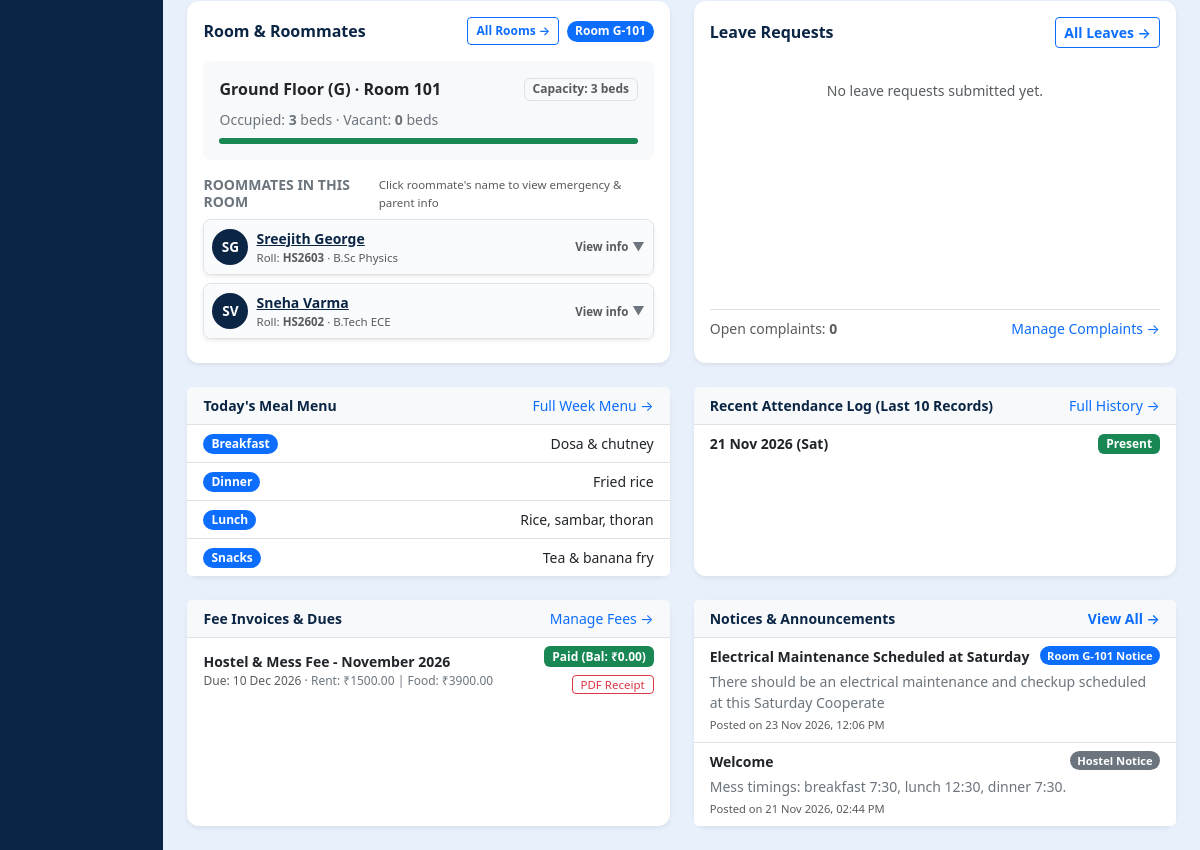
The page /students/9/ (signed in, lower part) on the database as committed earlier.
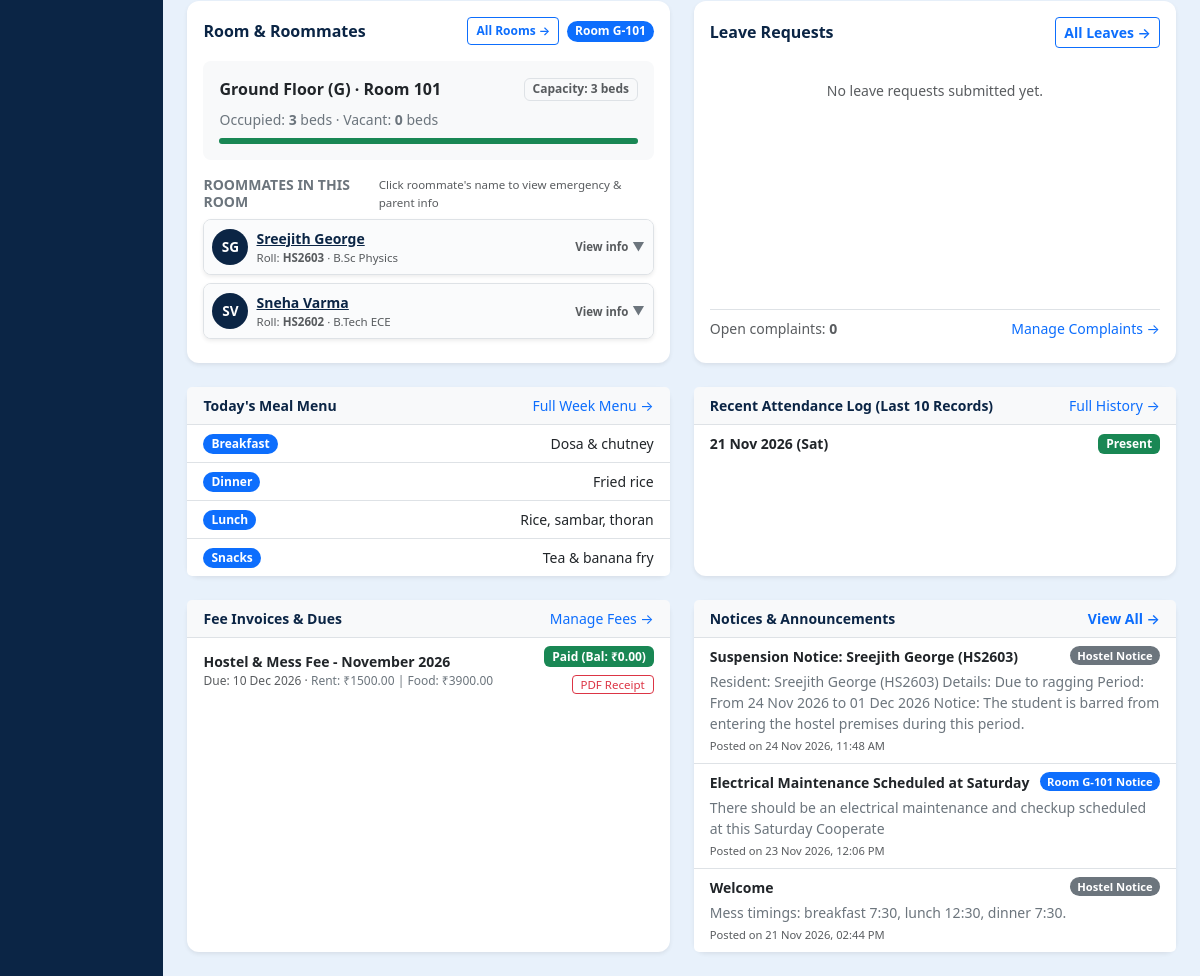
The same page on the database as committed later.
### core/models.py (models this page shows, shortened)
class Student(models.Model):
    user = models.OneToOneField(User, on_delete=models.CASCADE, related_name="student")
    roll_no = models.CharField("Roll no.", max_length=30, unique=True)
    course = models.CharField(max_length=100, blank=True)
    parent = models.ForeignKey(Parent, null=True, blank=True, on_delete=models.SET_NULL, related_name="children")
    is_active = models.BooleanField("Currently staying", default=True)
    is_suspended = models.BooleanField("Suspended from hostel", default=False)
    suspension_reason = models.TextField("Suspension reason", blank=True)
    suspension_start = models.DateField("Suspension start date", null=True, blank=True)
    suspension_end = models.DateField("Suspension end date", null=True, blank=True)
    suspended_by = models.ForeignKey(User, null=True, blank=True, on_delete=models.SET_NULL, related_name="+")
    suspended_at = models.DateTimeField("Suspended at", null=True, blank=True)
    class Meta:
        ordering = ["roll_no"]
    @property
    def room(self):
        a = self.allocations.filter(end_date__isnull=True).select_related("room").first()
        return a.room if a else None
    @property
    def fee_balance(self):
        return sum(f.balance for f in self.fees.all())
    @property
    def is_currently_suspended(self):
        if not self.is_suspended:
            return False
    def attendance_percent(self):
        qs = self.attendance.exclude(status="L")
        total = qs.count()
        return round(100 * qs.filter(status="P").count() / total) if total else None

class User(AbstractUser):
    ROLES = [("admin", "Super Admin"), ("warden", "Warden"), ("student", "Student"), ("parent", "Parent")]
    role = models.CharField(max_length=10, choices=ROLES, default="student")
    phone = models.CharField(max_length=20, blank=True)
    must_change_password = models.BooleanField(default=False)
    @property
    def display_name(self):
        return self.get_full_name() or self.username

class MealMenu(models.Model):
    DAYS = list(enumerate(["Monday", "Tuesday", "Wednesday", "Thursday", "Friday", "Saturday", "Sunday"]))
    MEALS = [("B", "Breakfast"), ("L", "Lunch"), ("S", "Snacks"), ("D", "Dinner")]
    day = models.PositiveSmallIntegerField(choices=DAYS)
    meal = models.CharField(max_length=1, choices=MEALS)
    items = models.CharField(max_length=300)
    class Meta:
        unique_together = ("day", "meal")
        ordering = ["day", "meal"]

class Attendance(models.Model):
    STATUS = [("P", "Present"), ("A", "Absent"), ("L", "On leave")]
    student = models.ForeignKey(Student, on_delete=models.CASCADE, related_name="attendance")
    date = models.DateField(default=date.today)
    status = models.CharField(max_length=1, choices=STATUS, default="P")
    class Meta:
        unique_together = ("student", "date")
        ordering = ["-date"]

class Fee(models.Model):
    student = models.ForeignKey(Student, on_delete=models.CASCADE, related_name="fees")
    title = models.CharField(max_length=100)
    amount = models.DecimalField(max_digits=10, decimal_places=2)
    due_date = models.DateField()
    month = models.CharField("Billing month (YYYY-MM)", max_length=7, blank=True)
    rent_amount = models.DecimalField("Fixed Rent", max_digits=10, decimal_places=2, default=Decimal("0.00"), blank=True)
    food_amount = models.DecimalField("Food Charge", max_digits=10, decimal_places=2, default=Decimal("0.00"), blank=True)
    mess_cut_days = models.PositiveIntegerField("Mess Cut Days", default=0, blank=True)
    mess_cut_amount = models.DecimalField("Mess Cut Deduction", max_digits=10, decimal_places=2, default=Decimal("0.00"), blank=True)
    base_amount = models.DecimalField("Base Fee Amount", max_digits=10, decimal_places=2, default=Decimal("0.00"), blank=True)
    fine_amount = models.DecimalField("Late Fine Amount", max_digits=10, decimal_places=2, default=Decimal("0.00"), blank=True)
    fine_waived = models.BooleanField("Waive Late Fine", default=False, blank=True)
    notes = models.CharField("Notes / Breakdown", max_length=255, blank=True)
    class Meta:
        ordering = ["due_date"]
    @property
    def has_breakdown(self):
        return bool((self.rent_amount or 0) > 0 or (self.food_amount or 0) > 0 or (self.mess_cut_amount or 0) > 0 or (self.fine_amount or 0) > 0)
    @property
    def paid(self):
        return self.payments.aggregate(t=Sum("amount"))["t"] or 0
    @property
    def balance(self):
        return self.amount - self.paid
    @property
    def status(self):
        if self.balance <= 0:
            return "Paid"
        if self.paid > 0:
            return "Partly paid"
        return "Overdue" if self.due_date < date.today() else "Unpaid"

class Announcement(models.Model):
    AUDIENCE = [("all", "Everyone"), ("student", "Students"), ("parent", "Parents")]
    title = models.CharField(max_length=150)
    body = models.TextField()
    audience = models.CharField(max_length=10, choices=AUDIENCE, default="all")
    room = models.ForeignKey("Room", null=True, blank=True, on_delete=models.CASCADE, related_name="announcements")
    student = models.ForeignKey("Student", null=True, blank=True, on_delete=models.CASCADE, related_name="announcements")
    created_by = models.ForeignKey(User, null=True, blank=True, on_delete=models.SET_NULL, related_name="+")
    created_at = models.DateTimeField(auto_now_add=True)
    class Meta:
        ordering = ["-created_at"]

class Room(models.Model):
    block = models.CharField(max_length=20, default="A")
    number = models.CharField(max_length=20)
    capacity = models.PositiveSmallIntegerField(default=2)
    is_blacklisted = models.BooleanField("Blacklisted", default=False)
    blacklist_reason = models.CharField("Blacklist cause", max_length=150, blank=True)
    class Meta:
        unique_together = ("block", "number")
        ordering = ["block", "number"]
    def __str__(self):
        if self.number and self.block:
            b = str(self.block).strip()
            num = str(self.number).strip()
            if num.lower().startswith(f"{b.lower()}-"):
                return f"{b}-{num[len(b)+1:].strip()}"
            if num.lower().startswith(b.lower()) and len(num) > len(b) and num[len(b):][0].isdigit():
                return f"{b}-{num[len(b):].strip()}"
            return f"{b}-{num}"
        return self.number or ""
    @property
    def occupied(self):
        return self.allocations.filter(end_date__isnull=True).count()
    @property
    def vacancy(self):
        if self.is_blacklisted:
            return 0
        return max(0, self.capacity - self.occupied)
    @property
    def floor_name(self):
        b = str(self.block or "").strip().upper()
        mapping = {
            "G": "Ground Floor",
            "F": "First Floor",
            "S": "Second Floor",
            "T": "Third Floor",
            "B": "Basement",
            "0": "Ground Floor",
            "1": "First Floor",
            "2": "Second Floor",
            "3": "Third Floor",
            "4": "Fourth Floor",
            "5": "Fifth Floor",
        }
        return mapping.get(b, f"Floor {b}" if b else "Floor")
    @property
    def floor_display(self):
        fn = self.floor_name
        b = str(self.block or "").strip().upper()
        if fn == f"Floor {b}":
            return fn
        return f"{fn} ({b})"

### core/views.py (the view)
# urls.py: path("students/<int:pk>/", v.student_detail, name="student_detail"),
@staff
def student_detail(request, pk):
    s = get_object_or_404(m.Student.objects.select_related("user", "parent__user"), pk=pk)
    return show(
        request,
        "overview",
        staff_view=True,
        **overview(s, request.user),
    )

### core/views.py (called while the page is built)
def role_required(*roles):
    def deco(view):
        @wraps(view)
        @login_required
        def inner(request, *a, **k):
            if request.user.role not in roles:
                raise PermissionDenied
            return view(request, *a, **k)
        return inner
    return deco

def show(request, template, **ctx):
    return render(request, f"core/{template}.html", ctx)

### core/templates/core/overview.html (shortened to what the changed rows need)
{% extends "core/base.html" %}{% block content %}
<div class="row g-4 mb-4">
  <div class="col-12 col-lg-6">
    <div class="card p-3 h-100 bg-white border-0 shadow-sm">
      {% if room %}
        <div class="list-group list-group-flush">
          {% for rm in roommates %}
            <div class="border rounded-3 mb-2 overflow-hidden bg-white shadow-sm">
              <div class="p-2 d-flex justify-content-between align-items-center"
                   onclick="toggleRoommate('rm-info-{{ rm.pk }}', this)"
                   style="cursor: pointer; background: #fafbfc; transition: background 0.15s ease;"
                   onmouseover="this.style.background='#f0f4f8'"
                   onmouseout="this.style.background='#fafbfc'"
                   title="Click to view {{ rm.user.display_name }}'s details">
                <div class="d-flex align-items-center gap-2">
                  <div class="rounded-circle d-flex align-items-center justify-content-center text-white fw-bold"
                       style="width: 36px; height: 36px; background: var(--navy); font-size: 0.85rem;">
                    {{ rm.user.first_name|slice:":1" }}{{ rm.user.last_name|slice:":1" }}
                  </div>
                  <div>
                    <div class="fw-bold small" style="color: var(--navy); text-decoration: underline;">
                      {{ rm.user.display_name }}
                    </div>
                    <div class="text-muted" style="font-size: 0.72rem;">
                      Roll: <b>{{ rm.roll_no }}</b> · {{ rm.course|default:"Resident" }}
                    </div>
                  </div>
                </div>
                <div class="d-flex align-items-center gap-1 text-primary small">
                  <span class="small fw-semibold text-muted" style="font-size: 0.72rem;">View info</span>
                  <span class="chevron-icon small text-secondary" style="transition: transform 0.2s;">▼</span>
                </div>
              </div>
            </div>
          {% empty %}
            <div class="text-muted small py-3 text-center bg-light rounded-3">
              No other roommates are currently assigned to this room (single occupancy or open beds).
            </div>
          {% endfor %}
        </div>
      {% endif %}
    </div>
  </div>
</div>
<div class="row g-4">
  <div class="col-12 col-lg-6">
    <div class="card bg-white border-0 shadow-sm h-100">
      <ul class="list-group list-group-flush">
        {% for x in menu %}
          <li class="list-group-item d-flex justify-content-between align-items-center py-2">
            <span class="badge text-bg-primary rounded-pill px-2 py-1">{{ x.get_meal_display }}</span>
            <span class="small text-dark fw-medium">{{ x.items }}</span>
          </li>
        {% empty %}
          <li class="list-group-item text-secondary py-3 text-center small">Menu not configured for today.</li>
        {% endfor %}
      </ul>
    </div>
  </div>
  <div class="col-12 col-lg-6">
    <div class="card bg-white border-0 shadow-sm h-100">
      <ul class="list-group list-group-flush">
        {% for a in recent %}
          <li class="list-group-item d-flex justify-content-between align-items-center py-2">
            <span class="small fw-semibold">{{ a.date|date:"d M Y (D)" }}</span>
            {% if a.status == 'P' %}
              <span class="badge text-bg-success">Present</span>
            {% elif a.status == 'A' %}
              <span class="badge text-bg-danger">Absent</span>
            {% elif a.status == 'L' %}
              <span class="badge text-bg-warning">On Leave</span>
            {% else %}
              <span class="badge text-bg-secondary">{{ a.get_status_display }}</span>
            {% endif %}
          </li>
        {% empty %}
          <li class="list-group-item text-secondary py-3 text-center small">No attendance records recorded yet.</li>
        {% endfor %}
      </ul>
    </div>
  </div>
  <div class="col-12 col-lg-6">
    <div class="card bg-white border-0 shadow-sm h-100">
      <ul class="list-group list-group-flush">
        {% for x in fees %}
          <li class="list-group-item d-flex justify-content-between align-items-center py-2">
            <div>
              <div class="small fw-semibold text-dark">{{ x.title }}</div>
              <div class="text-muted" style="font-size:0.75rem;">
                Due: {{ x.due_date|date:"d M Y" }}
                {% if x.has_breakdown %}
                  · <span class="text-secondary">Rent: ₹{{ x.rent_amount|default:"1500" }} | Food: ₹{{ x.food_amount|default:"0" }}</span>
                {% endif %}
              </div>
            </div>
            <div class="text-end">
              <span class="badge {% if x.balance == 0 %}text-bg-success{% else %}text-bg-warning text-dark{% endif %} mb-1 d-block">
                {{ x.status }} (Bal: ₹{{ x.balance }})
              </span>
              <a href="{% url 'fee_pdf' x.pk %}" class="btn btn-sm btn-outline-danger py-0 px-2" style="font-size: 0.72rem;">PDF Receipt</a>
            </div>
          </li>
        {% empty %}
          <li class="list-group-item text-secondary py-3 text-center small">No fees assigned.</li>
        {% endfor %}
      </ul>
    </div>
  </div>
  <div class="col-12 col-lg-6">
    <div class="card bg-white border-0 shadow-sm h-100">
      <ul class="list-group list-group-flush">
        {% for n in notices %}
          <li class="list-group-item py-2">
            <div class="d-flex justify-content-between align-items-start gap-2 mb-1">
              <div class="fw-semibold text-dark small">{{ n.title }}</div>
              {% if n.room %}
                <span class="badge text-bg-primary rounded-pill flex-shrink-0" style="font-size:0.7rem;">Room {{ n.room }} Notice</span>
              {% else %}
                <span class="badge text-bg-secondary rounded-pill flex-shrink-0" style="font-size:0.7rem;">Hostel Notice</span>
              {% endif %}
            </div>
            <div class="text-secondary small">{{ n.body }}</div>
            <div class="text-muted mt-1" style="font-size:0.7rem;">Posted on {{ n.created_at|date:"d M Y, h:i A" }}</div>
          </li>
        {% empty %}
          <li class="list-group-item text-secondary py-3 text-center small">No announcements posted.</li>
        {% endfor %}
      </ul>
    </div>
  </div>
</div>
{% endblock %}

Rows that differ between the two databases and show on the page:
added Announcement: title "Suspension Notice: Sreejith George (HS2603)", shows "Hostel Notice", body "Resident: Sreejith George (HS2603) Details: Due to ragging Period: From 24 Nov 2026 to 01 Dec 2026 Notice: The student is barred from entering the hostel premises during this period.", created_at "24 Nov 2026, 11:48 AM"
